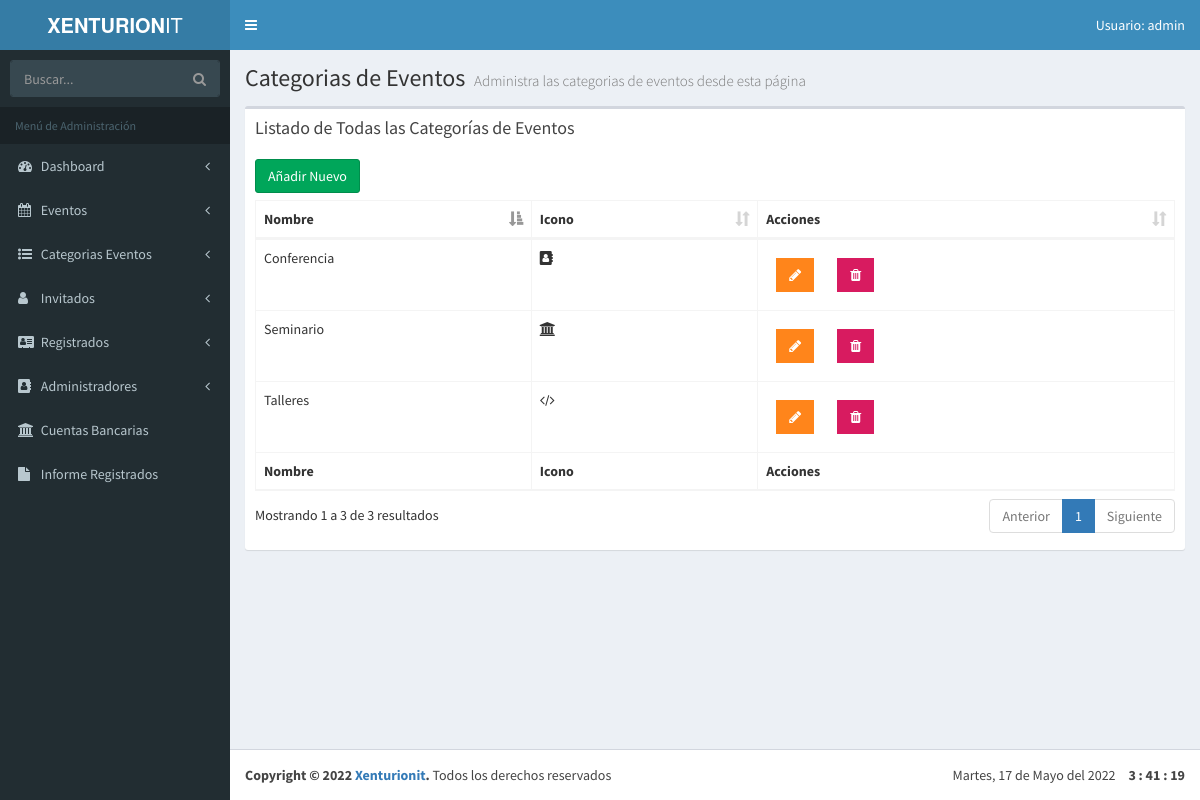
The page /admin/lista-categorias.php (signed in) on the database as committed earlier.
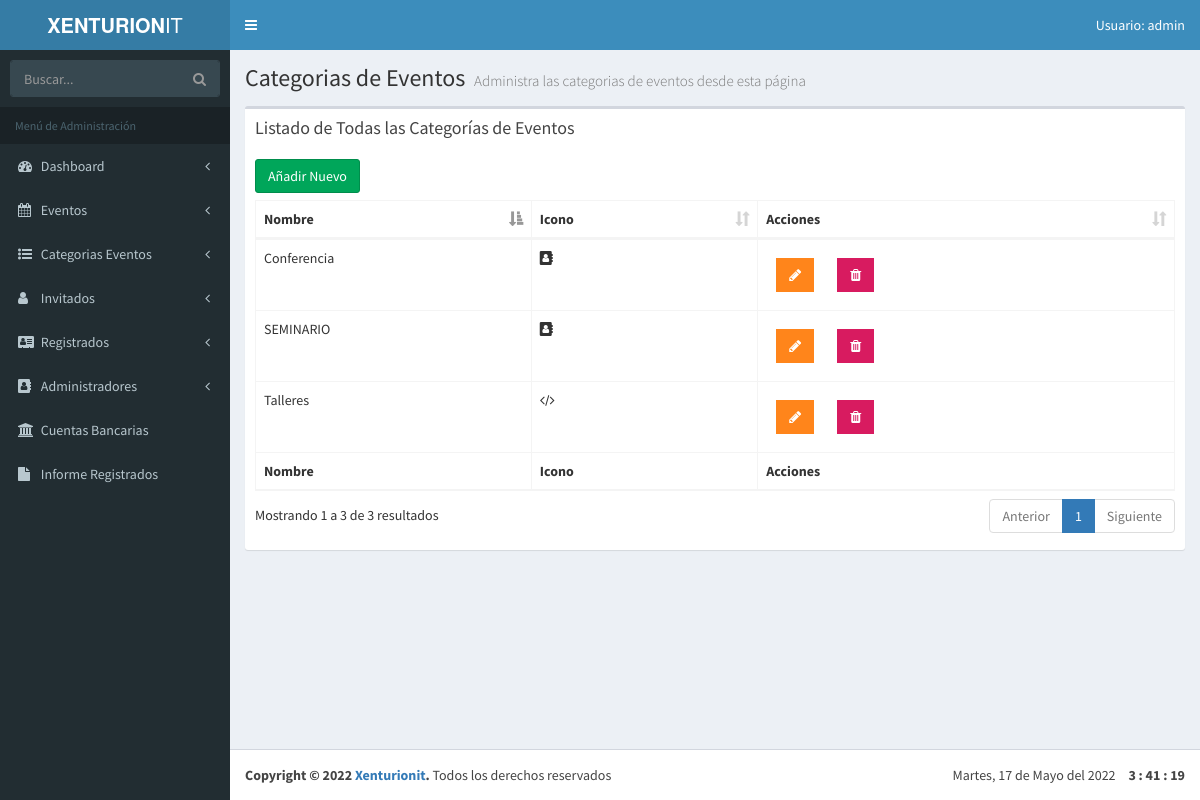
The same page on the database as committed later.
### tables this page shows
CREATE TABLE `categoria_evento` (
                                    `id_categoria` tinyint(10) NOT NULL AUTO_INCREMENT,
                                    `cat_evento` varchar(50) NOT NULL,
                                    `icono` varchar(15) NOT NULL,
                                    `actualizado` datetime NOT NULL,
                                    PRIMARY KEY (`id_categoria`)
);

### admin/lista-categorias.php (the view, shortened to what this page needs)
<?php
include_once 'funciones/funciones.php';
include_once 'templates/header.php'; ?>
<body class="hold-transition skin-blue fixed sidebar-mini">
<div class="wrapper">
    <?php include_once 'templates/barra.php'; ?>
    <?php include_once 'templates/navegacion.php'; ?>
  <div class="content-wrapper">
    <section class="content-header">
      <h1>
        Categorias de Eventos
        <small>Administra las categorias de eventos desde esta página</small>
      </h1>
    </section>
    <section class="content">
    <div class="row">
      <div class="col-xs-12">
        <div class="box">
          <div class="box-header">
            <h3 class="box-title">Listado de Todas las Categorías de Eventos</h3>
          </div>
          <div class="box-body">
            <a href="nuevo-categoria.php" class="btn btn-success">Añadir Nuevo</a>
            <table id="registros" class="table table-bordered table-hover">
                <thead>
                        <tr>
                            <th>Nombre</th>
                            <th>Icono</th>
                            <th>Acciones</th>
                        </tr>
                </thead>
                <tbody>
                <?php
                  try {
                    $sql = "SELECT * FROM categoria_evento ";
                    $resultado = $conn->query($sql);
                  } catch (Exception $e) {
                    $error = $e->getMessage();
                  }
                  while($categoria = $resultado->fetch_assoc() ) {  ?>
                      <tr>
                              <td><?php echo $categoria['cat_evento']; ?></td>
                              <td><i class="fa <?php echo $categoria['icono']; ?>"><i></td>
                              <td>
                                  <a href="editar-categoria.php?id=<?php echo $categoria['id_categoria']; ?>" type="button" class="btn bg-orange btn-flat margin"> <i class="fa fa-pencil" aria-hidden="true"></i></a>
                                  <a href="#" data-id="<?php echo $categoria['id_categoria']; ?>" data-tipo="categoria" type="button" class="btn bg-maroon btn-flat margin borrar_registro"><i class="fa fa-trash" aria-hidden="true"></i></a>
                             </td>
                      </tr>
                  <?php } ?>
                </tbody>
                <tfoot>
                      <tr>
                            <th>Nombre</th>
                            <th>Icono</th>
                            <th>Acciones</th>
                      </tr>
                </tfoot>
            </table>
          </div>
        </div>
      </div>
    </div>
  </section>
  </div>
<?php
  include_once 'templates/footer.php';
  include_once 'templates/footer-scripts.php';
?>

Rows that differ between the two databases and show on the page:
changed categoria_evento: cat_evento "Seminario" → "SEMINARIO"; icono "fa-university" → "fa-address-book" (drawn)
